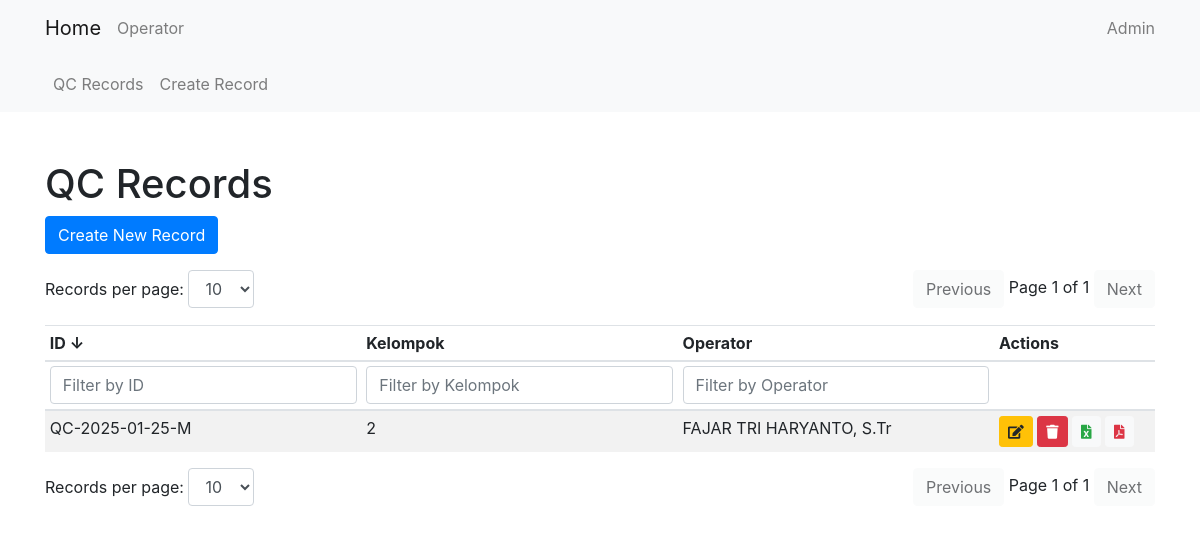
Page /qc/ on the earlier database version.
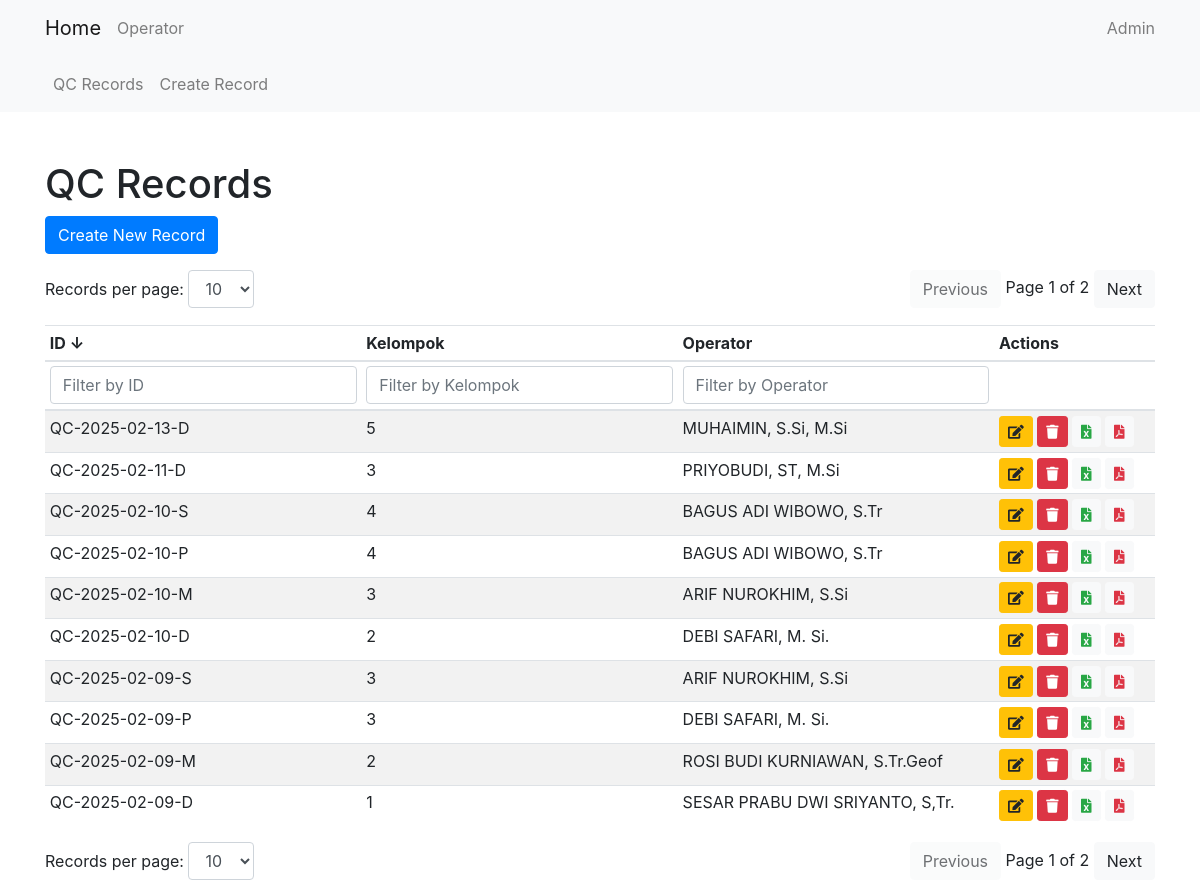
Same page on the later database version.
### qc/models.py (models this page shows, shortened)
class QcRecord(models.Model):
    date = models.DateField(default=get_default_date)
    qc_id = models.CharField(max_length=15, default='0')
    shift = models.CharField(max_length=15, choices=SHIFT, default='P')
    kelompok = models.CharField(max_length=1, choices=KELOMPOK, default='1')
    jam_pelaksanaan = models.TimeField(default=(timezone.now() + timezone.timedelta(hours=7)).replace(second=0, microsecond=0))
    qc_prev = models.TextField(default='0')
    qc = models.TextField(default='0')
    operator = models.ForeignKey(Operator, on_delete=models.CASCADE)
    NIP = models.CharField(max_length=18, default='0')
    event_indonesia = models.IntegerField(default=0)
    event_luar = models.IntegerField(default=0)
    kel_sebelum = models.CharField(max_length=1, choices=KELOMPOK, default='1')

### core/models.py (models this page shows)
class Operator(models.Model):
    name = models.CharField(max_length=100)
    NIP = models.CharField(max_length=18)
    def __str__(self):
        return self.name

### qc/views.py (the view)
# urls.py: path('', QcRecordListView.as_view(), name='qcrecord_list'),
class QcRecordListView(ListView):
    model = QcRecord
    template_name = 'qc/qcrecord_list.html'
    context_object_name = 'qcrecords'

### qc/templates/qc/qcrecord_list.html (shortened to what this page needs)
{% extends 'core/base.html' %}
{% block content %}
<h1 class="mt-5">QC Records</h1>
<a href="{% url 'qc:qcrecord_create' %}" class="btn btn-primary mb-3">Create New Record</a>
<div class="d-flex justify-content-between mb-3">
    <div>
        <label for="recordsPerPageTop">Records per page:</label>
        <select id="recordsPerPageTop" class="form-control d-inline-block w-auto">
            <option value="10" selected>10</option>
        </select>
    </div>
    <div>
        <button id="prevPageTop" class="btn btn-light">Previous</button>
        <span id="pageInfoTop"></span>
        <button id="nextPageTop" class="btn btn-light">Next</button>
    </div>
</div>
<div class="table-responsive">
    <table class="table table-striped table-sm" id="qcRecordTable">
        <thead>
            <tr>
                <th onclick="sortTable(0)" style="cursor: pointer;">ID <span id="idSortArrow">↓</span></th>
                <th onclick="sortTable(1)" style="cursor: pointer;">Kelompok </th>
                <th onclick="sortTable(2)" style="cursor: pointer;">Operator </th>
                <th>Actions</th>
            </tr>
            <tr>
                <th><input type="text" id="idFilter" onkeyup="filterTable(0)" placeholder="Filter by ID" class="form-control"></th>
                <th><input type="text" id="kelompokFilter" onkeyup="filterTable(1)" placeholder="Filter by Kelompok" class="form-control"></th>
                <th><input type="text" id="operatorFilter" onkeyup="filterTable(2)" placeholder="Filter by Operator" class="form-control"></th>
                <th></th>
            </tr>
        </thead>
        <tbody id="qcRecordTableBody">
            {% for record in qcrecords|dictsortreversed:"qc_id" %}
            <tr>
                <td>{{ record.qc_id }}</td>
                <td>{{ record.kelompok }}</td>
                <td>{{ record.operator }}</td>
                <td>
                    <a href="{% url 'qc:qcrecord_update' record.pk %}" class="btn btn-sm btn-warning" data-toggle="tooltip" title="Edit">
                        <i class="fas fa-edit"></i>
                    </a>
                    <form action="{% url 'qc:qcrecord_delete_direct' record.pk %}" method="post" style="display:inline;">
                        <button type="button" class="btn btn-sm btn-danger delete-button" data-toggle="tooltip" title="Delete">
                            <i class="fas fa-trash"></i>
                        </button>
                    </form>
                    <a href="{% url 'qc:export_to_excel' record.pk %}" class="btn btn-sm btn-light text-success" data-toggle="tooltip" title="Export to Excel">
                        <i class="fas fa-file-excel"></i>
                    </a>
                    <a href="{% url 'qc:export_to_pdf' record.pk %}" class="btn btn-sm btn-light text-danger" data-toggle="tooltip" title="Export to PDF">
                        <i class="fas fa-file-pdf"></i>
                    </a>
                </td>
            </tr>
            {% endfor %}
        </tbody>
    </table>
</div>
<div class="d-flex justify-content-between">
    <div>
        <label for="recordsPerPage">Records per page:</label>
        <select id="recordsPerPage" class="form-control d-inline-block w-auto">
            <option value="10" selected>10</option>
        </select>
    </div>
    <div>
        <button id="prevPage" class="btn btn-light">Previous</button>
        <span id="pageInfo"></span>
        <button id="nextPage" class="btn btn-light">Next</button>
    </div>
</div>
{% endblock %}

Differences in the rows shown:
no longer on this page (row edited): QcRecord: qc_id "QC-2025-01-25-M", kelompok "2", operator "FAJAR TRI HARYANTO, S.Tr"
added QcRecord: qc_id "QC-2025-02-13-D", kelompok "5", operator "MUHAIMIN, S.Si, M.Si"
added QcRecord: qc_id "QC-2025-02-11-D", kelompok "3", operator "PRIYOBUDI, ST, M.Si"
added QcRecord: qc_id "QC-2025-02-10-S", kelompok "4", operator "BAGUS ADI WIBOWO, S.Tr"
added QcRecord: qc_id "QC-2025-02-10-P", kelompok "4", operator "BAGUS ADI WIBOWO, S.Tr"
added QcRecord: qc_id "QC-2025-02-10-M", kelompok "3", operator "ARIF NUROKHIM, S.Si"
added QcRecord: qc_id "QC-2025-02-10-D", kelompok "2", operator "DEBI SAFARI, M. Si."
added QcRecord: qc_id "QC-2025-02-09-S", kelompok "3", operator "ARIF NUROKHIM, S.Si"
added QcRecord: qc_id "QC-2025-02-09-P", kelompok "3", operator "DEBI SAFARI, M. Si."
added QcRecord: qc_id "QC-2025-02-09-M", kelompok "2", operator "ROSI BUDI KURNIAWAN, S.Tr.Geof"
added QcRecord: qc_id "QC-2025-02-09-D", kelompok "1", operator "SESAR PRABU DWI SRIYANTO, S,Tr."
Other differences:
text written by a page script: "Page 1 of 1" → "Page 1 of 2"
